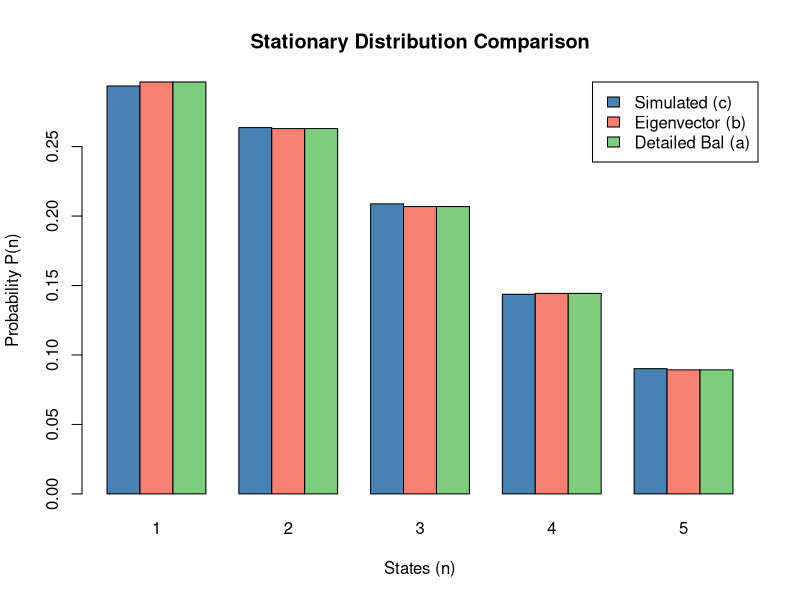
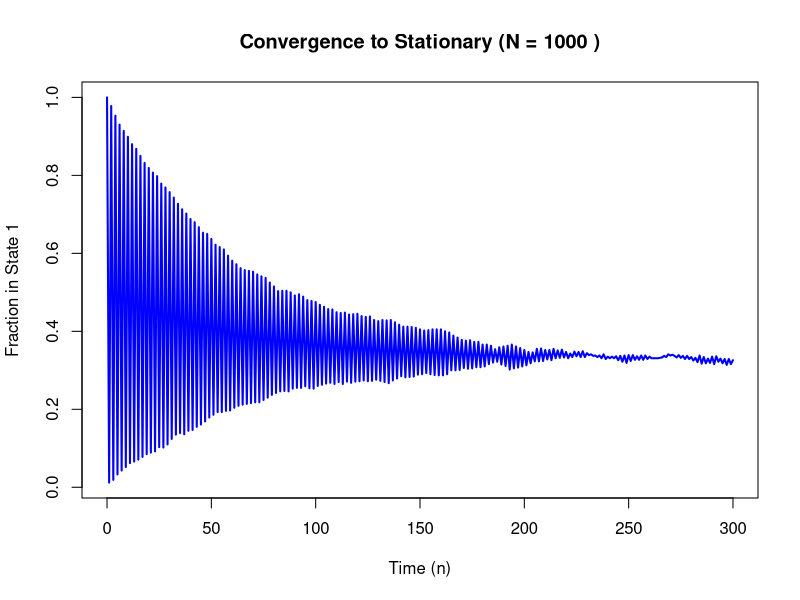

Write R code to recreate these figures, in order.
###Problem 2 Part C
ParamA <- 0.04
ParamB <- 0.16
ParamK <- 0.1
States <- 1:5
NumSteps <- 10^6

GetProbRight <- function(N) { 
  if(N < 5) ParamK * exp(ParamA * N) else 0 
}

GetProbLeft <- function(N) { 
  if(N > 1) ParamK * exp(ParamB * (N - 1)) else 0 
}


StateHistory <- numeric(NumSteps)
CurrentState <- 3 

for (I in 1:NumSteps) {
  P_Right <- GetProbRight(CurrentState)
  P_Left <- GetProbLeft(CurrentState)
  P_Stay <- 1 - P_Right - P_Left
  
  
  PossibleMoves <- c(CurrentState - 1, CurrentState, CurrentState + 1)
  MoveProbabilities <- c(P_Left, P_Stay, P_Right)
  
 
  CurrentState <- sample(PossibleMoves, size = 1, prob = MoveProbabilities)
  StateHistory[I] <- CurrentState
}

SimulatedDist <- table(factor(StateHistory, levels = 1:5)) / NumSteps

## Part D
TransitionMatrix <- matrix(0, nrow = 5, ncol = 5)
for(Row in 1:5) {
  if(Row < 5) TransitionMatrix[Row, Row + 1] <- GetProbRight(Row)
  if(Row > 1) TransitionMatrix[Row, Row - 1] <- GetProbLeft(Row)
  TransitionMatrix[Row, Row] <- 1 - GetProbRight(Row) - GetProbLeft(Row)
}

EigenResults <- eigen(t(TransitionMatrix))
EigenVectorDist <- Re(EigenResults$vectors[, 1]) 
EigenVectorDist <- EigenVectorDist / sum(EigenVectorDist)


DetailedWeights <- numeric(5)
DetailedWeights[1] <- 1
for(Step in 1:4) {
  DetailedWeights[Step + 1] <- DetailedWeights[Step] * (GetProbRight(Step) / GetProbLeft(Step + 1))
}
DetailedBalanceDist <- DetailedWeights / sum(DetailedWeights)

PlotData <- rbind(SimulatedDist, EigenVectorDist, DetailedBalanceDist)

barplot(PlotData, 
        beside = TRUE, 
        names.arg = States,
        col = c("steelblue", "salmon", "palegreen3"),
        main = "Stationary Distribution Comparison",
        xlab = "States (n)", 
        ylab = "Probability P(n)",
        legend.text = c("Simulated (c)", "Eigenvector (b)", "Detailed Bal (a)"),
        args.legend = list(x = "topright"))

## Problem 3 Part B
ParamA <- 0.99


GetEigenSystem <- function(AVal) {
 
  P <- matrix(c(
    1 - AVal,   AVal,       0,           
    AVal,       0,           1 - AVal,   
    0,           1 - AVal,   AVal       
  ), nrow = 3, byrow = TRUE)
  

  MatrixA <- t(P)
  
  EigenResults <- eigen(MatrixA)
  return(EigenResults)
}

Result <- GetEigenSystem(ParamA)
Result$values
Result$vectors

#Part E
ParamA <- 0.99
NumChains <- 1000  
MaxTime <- 300
InitialState <- 1

EigenSys <- GetEigenSystem(ParamA)
Pi <- Re(EigenSys$vectors[, 1])
Pi <- Pi / sum(Pi)

StateMatrix <- matrix(0, nrow = NumChains, ncol = MaxTime + 1)
StateMatrix[, 1] <- InitialState

PSim <- t(EigenSys$values[1] * matrix(0)) 
PSim <- matrix(c(1-ParamA, ParamA, 0, ParamA, 0, 1-ParamA, 0, 1-ParamA, ParamA), 3, 3, byrow=T)

for (T in 1:MaxTime) {
  for (C in 1:NumChains) {
    Current <- StateMatrix[C, T]
    StateMatrix[C, T + 1] <- sample(1:3, size = 1, prob = PSim[Current, ])
  }
}


FractionInState1 <- colMeans(StateMatrix == 1)


PlotTime <- 0:MaxTime
plot(PlotTime, FractionInState1, type = "l", col = "blue", lwd = 2,
     main = paste("Convergence to Stationary (N =", NumChains, ")"),
     xlab = "Time (n)", ylab = "Fraction in State 1")
